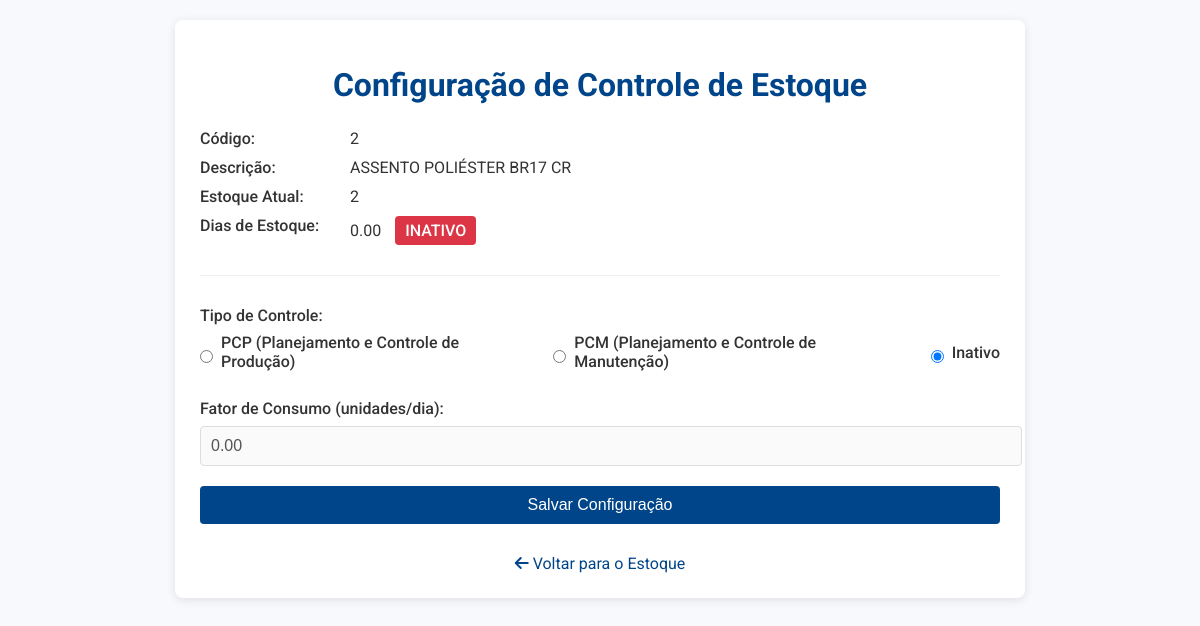
The app's page /pcp_material/2 (signed in) with its own data.
### app.py (models this page shows, shortened)
class Materiais(db.Model):
    __tablename__ = 'Materiais'
    CodMaterial = db.Column(db.Integer, primary_key=True, autoincrement=True)
    DescricaoMaterial = db.Column(db.Text, nullable=False)
    Empresa = db.Column(db.Text, nullable=False)
    Aplicacao = db.Column(db.Text, nullable=False)
    QuantidadeEstoque = db.Column(db.Integer, default=0)
    Fornecedor = db.Column(db.Text)
    NumeroNF = db.Column(db.Text)
    FatorConsumo = db.Column(db.Float, nullable=True, default=0.0)
    Ativo = db.Column(db.Boolean, default=False)

### app.py (the view, shortened to what this page needs)
@routes_bp.route('/pcp_material/<int:cod>', methods=['GET', 'POST'])
def pcp_material(cod):
    if 'usuario' not in session:
        return redirect(url_for('routes_bp.login'))
    material = Materiais.query.get_or_404(cod)
    dias_estoque = material.QuantidadeEstoque / material.FatorConsumo if material.FatorConsumo > 0 else 0
    status_atual = 'inativo'
    if material.FatorConsumo > 0:
        status_atual = 'pcp' if material.Ativo else 'pcm'
    return render_template('pcp_material.html',
                        material=material,
                        dias_estoque=dias_estoque,
                        status_atual=status_atual)

### templates/pcp_material.html (shortened to what this page needs)
<!DOCTYPE html>
<html lang="pt-BR">
<head>
    <link rel="stylesheet" href="https://cdnjs.cloudflare.com/ajax/libs/font-awesome/6.0.0-beta3/css/all.min.css">
</head>
<body>
    <div class="container">
        <h1>Configuração de Controle de Estoque</h1>
        <div class="material-info">
            <div class="info-row">
                <span class="info-label">Código:</span>
                <span>{{ material.CodMaterial }}</span>
            </div>
            <div class="info-row">
                <span class="info-label">Descrição:</span>
                <span>{{ material.DescricaoMaterial }}</span>
            </div>
            <div class="info-row">
                <span class="info-label">Estoque Atual:</span>
                <span>{{ material.QuantidadeEstoque }}</span>
            </div>
            <div class="info-row">
                <span class="info-label">Dias de Estoque:</span>
                <span>
                    {{ "%.2f"|format(dias_estoque) if dias_estoque else '0.00' }}
                    <span class="status-badge
                        {% if status_atual == 'pcp' %}status-pcp
                        {% elif status_atual == 'pcm' %}status-pcm
                        {% else %}status-inativo{% endif %}">
                        {% if status_atual == 'pcp' %}PCP
                        {% elif status_atual == 'pcm' %}PCM
                        {% else %}INATIVO{% endif %}
                    </span>
                </span>
            </div>
        </div>
        <form method="POST">
            <div class="form-group">
                <label>Tipo de Controle:</label>
                <div class="radio-group">
                    <div class="radio-option">
                        <input type="radio" id="pcp" name="status" value="pcp"
                            {% if status_atual == 'pcp' %}checked{% endif %}>
                        <label for="pcp">PCP (Planejamento e Controle de Produção)</label>
                    </div>
                    <div class="radio-option">
                        <input type="radio" id="pcm" name="status" value="pcm"
                            {% if status_atual == 'pcm' %}checked{% endif %}>
                        <label for="pcm">PCM (Planejamento e Controle de Manutenção)</label>
                    </div>
                    <div class="radio-option">
                        <input type="radio" id="inativo" name="status" value="inativo"
                            {% if status_atual == 'inativo' %}checked{% endif %}>
                        <label for="inativo">Inativo</label>
                    </div>
                </div>
            </div>
            <div class="form-group" id="fator-consumo-group">
                <label for="fator_consumo">Fator de Consumo (unidades/dia):</label>
                <input type="number" id="fator_consumo" name="fator_consumo"
                    step="0.01" min="0"
                    value="{{ "%.2f"|format(material.FatorConsumo) if material.FatorConsumo else '0.00' }}"
                    {% if status_atual == 'inativo' %}disabled{% endif %}>
            </div>
            <button type="submit" class="btn btn-block">Salvar Configuração</button>
        </form>
        <div style="margin-top: 30px; text-align: center;">
            <a href="{{ url_for('routes_bp.listar_estoque') }}" style="color: var(--primary-color); text-decoration: none;">
                <i class="fas fa-arrow-left"></i> Voltar para o Estoque
            </a>
        </div>
    </div>
</body>
</html>

### templates/pcp_material.html (style rules this page uses)
:root { --primary-color: #00458a; --secondary-color: #016dda; --background-color: #f7f9fc; --text-color: #333; --success-color: #28a745; --warning-color: #ffc107; --danger-color: #dc3545; }
body { font-family: 'Roboto', sans-serif; background-color: var(--background-color); margin: 0; padding: 20px; color: var(--text-color); }
.container { max-width: 800px; margin: 0 auto; background-color: white; padding: 25px; border-radius: 8px; box-shadow: 0 2px 10px rgba(0, 0, 0, 0.1); }
h1 { color: var(--primary-color); text-align: center; margin-bottom: 25px; }
.form-group { margin-bottom: 20px; }
label { display: block; margin-bottom: 8px; font-weight: 500; }
input[type="text"], input[type="number"], select { width: 100%; padding: 10px; border: 1px solid #ddd; border-radius: 4px; font-size: 16px; }
.radio-group { display: flex; gap: 20px; margin-bottom: 20px; }
.radio-option { display: flex; align-items: center; gap: 8px; }
.radio-option input { margin: 0; }
.status-badge { display: inline-block; padding: 5px 10px; border-radius: 4px; font-weight: 500; color: white; margin-left: 10px; }
.status-inativo { background-color: var(--danger-color); }
.btn { background-color: var(--primary-color); color: white; border: none; padding: 10px 20px; border-radius: 4px; cursor: pointer; font-size: 16px; transition: background-color 0.3s; }
.btn-block { display: block; width: 100%; }
.material-info { margin-bottom: 30px; padding-bottom: 20px; border-bottom: 1px solid #eee; }
.info-row { display: flex; margin-bottom: 10px; }
.info-label { font-weight: 500; min-width: 150px; }

### records on screen
Materiais: CodMaterial "2", DescricaoMaterial "ASSENTO POLIÉSTER BR17 CR", QuantidadeEstoque "2", fator_consumo "0.00"

### other values on screen
{{ "%.2f"|format(dias_estoque) if dias_estoque else '0.00' }} "0.00"
